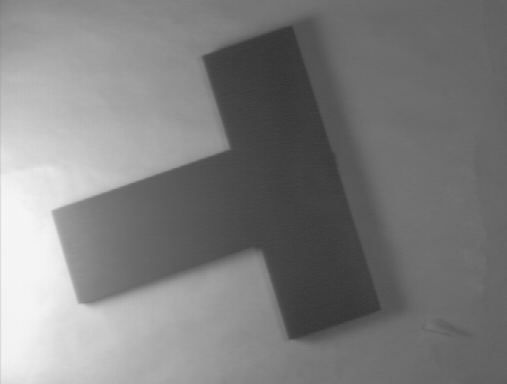
#> input picture LabWork_3/forme3.png, 507 x 384 px
$ python threshold_with_histogram.py
#> lines starting #> are read from the running program, lines starting #| are printed output that depends on the picture; after the words box and inside, x2 and y2 are one past the last pixel; in counts of white or black regions, pixels touching at a corner belong together
import cv2 as cv
import matplotlib.pyplot as plt


def plotHistogram(img, histSize):
    channels = 0
    mask = None
    ranges = (0, 256)

    histogram = cv.calcHist([img], [channels], mask, [histSize], [0, 256])

    plt.plot(histogram)
    plt.show()


forme3 = cv.imread("forme3.png", cv.IMREAD_GRAYSCALE)
#> forme3 is the input picture: shape (384, 507); min 53, max 246, mean 126.3
plotHistogram(forme3, 256)
#> in plotHistogram, `histogram = cv.calcHist([img], [channels], mask, [histSize], [0, 256])`: histogram = 256 values, max 6301 at index 109, min 0 at index 0, mean 760.5
#> in plotHistogram, `plt.show()`:
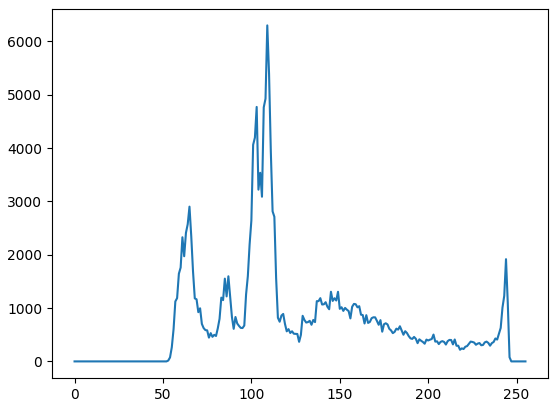
#> figure drawn by matplotlib, 1 panel; curve peaks at x = 109, y = 6301
ret, forme3_thresh_bin = cv.threshold(forme3, 128, 255, cv.THRESH_BINARY)
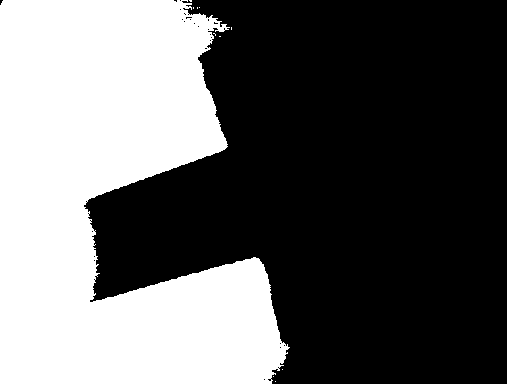
#> forme3_thresh_bin: shape (384, 507); 39% white; 11 white regions (10 under 20 px), largest, box (x1, y1, x2, y2) and area: (0, 0, 290, 384) 76001
cv.imshow("forme1 threshold binary", forme3_thresh_bin)

$ run again, with LabWork_3/carreb.png copied over LabWork_3/forme3.png
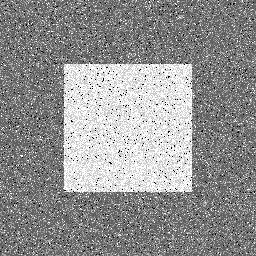
#> input picture LabWork_3/carreb.png, 256 x 256 px
#> forme3 is the input picture: shape (256, 256); min 0, max 255, mean 146.7
#> histogram = 256 values, max 23743 at index 96, min 0 at index 1, mean 256
#> in plotHistogram, `plt.show()`:
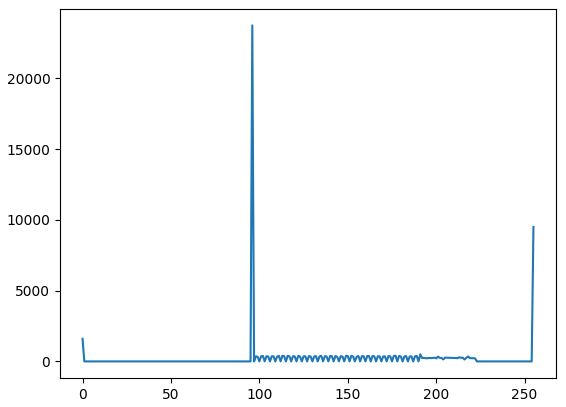
#> figure drawn by matplotlib, 1 panel; curve peaks at x = 96, y = 23743
#> `ret, forme3_thresh_bin = cv.threshold(forme3, 128, 255, cv.THRESH_BINA..`:
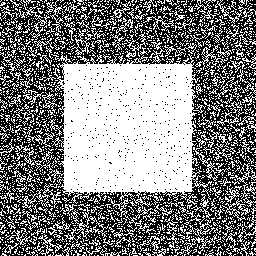
#> forme3_thresh_bin: shape (256, 256); 49.7% white; 1785 white regions (1609 under 20 px), largest, box (x1, y1, x2, y2) and area: (34, 52, 212, 209) 17269, (71, 204, 109, 239) 265, (17, 183, 61, 212) 259
